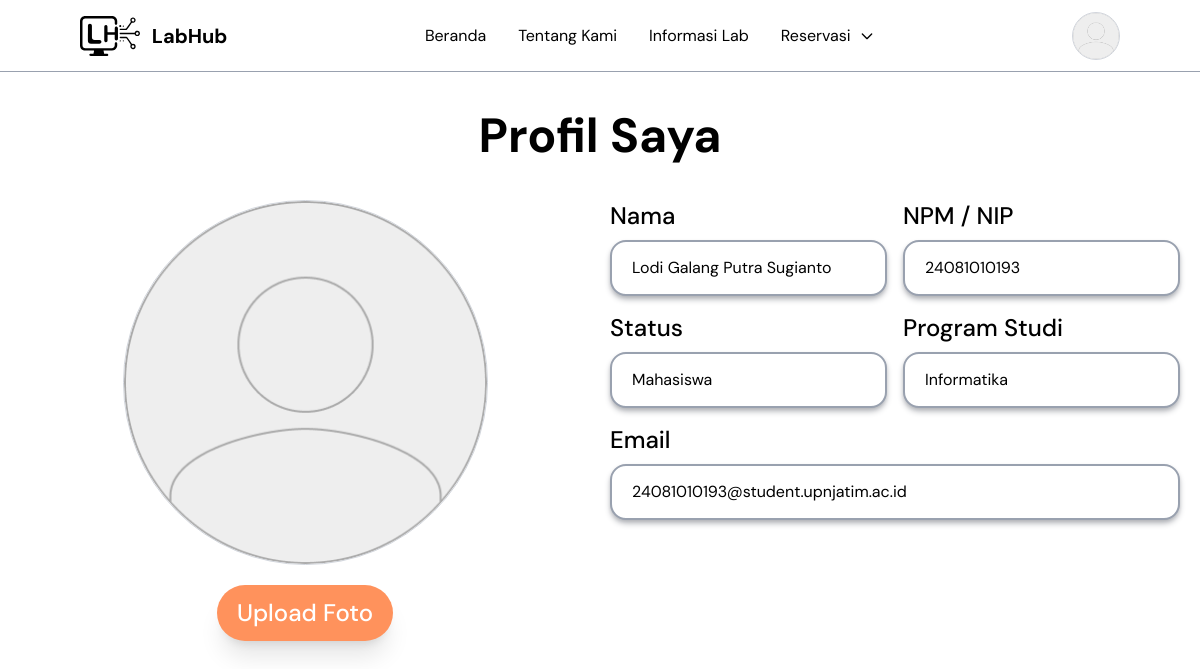
Screenshot of /index.php?page=ubah_profile (signed in) with the database file from the repository.
### tables this page shows
CREATE TABLE `users` (
  `id` int NOT NULL,
  `nama` varchar(100) NOT NULL,
  `email` varchar(100) NOT NULL,
  `password` varchar(255) NOT NULL,
  `foto_profile` varchar(255) DEFAULT NULL,
  `role` enum('user','admin') NOT NULL DEFAULT 'user',
  `status` enum('mahasiswa','dosen') NOT NULL,
  `npm` varchar(20) DEFAULT NULL,
  `program_studi_id` int DEFAULT NULL,
  `created_at` timestamp NULL DEFAULT CURRENT_TIMESTAMP,
  `reset_otp` varchar(10) DEFAULT NULL,
  `reset_otp_expired` datetime DEFAULT NULL,
  `reset_token` varchar(255) DEFAULT NULL
);

CREATE TABLE `program_studi` (
  `id` int NOT NULL,
  `nama_prodi` varchar(100) NOT NULL,
  `slug` varchar(100) NOT NULL,
  `kode_prodi` varchar(10) NOT NULL
);

### pages/ubah_profile.php (the view, shortened to what this page needs)
<?php
include __DIR__ . "/../config/config.php";
$stmt = mysqli_prepare(
    $conn,
    "SELECT users.*, program_studi.nama_prodi
    FROM users
    LEFT JOIN program_studi
    ON users.program_studi_id =
    program_studi.id
    WHERE users.id = ?"
);
mysqli_stmt_bind_param(
    $stmt,
    "i",
    $_SESSION['user_id']
);
mysqli_stmt_execute($stmt);
$result = mysqli_stmt_get_result($stmt);
$user = mysqli_fetch_assoc($result);
?>
<section class="min-h-screen py-10 px-5 xl:px-10 mt-18">
    <div class="max-w-7xl mx-auto flex flex-col gap-10">
        <h1 class="text-5xl font-bold text-center">
            Profil Saya
        </h1>
        <div class="grid grid-cols-1 lg:grid-cols-2 lg:gap-5 xl:gap-20 items-start">
            <div class="flex flex-col items-center gap-8">
                <form method="POST" enctype="multipart/form-data" class="flex flex-col items-center gap-5">
                    <img id="previewImage" src="<?= !empty($user['foto_profile'])
                        ? $user['foto_profile']
                        : 'assets/images/profile-default.png'; ?>" alt="Profile"
                        class="w-70 h-70 lg:h-91.25 lg:w-91.25 rounded-full object-cover border border-gray-300 hover:opacity-80 transition">
                    <button type="button" id="uploadButton"
                        class="bg-[#FF925C] text-white font-medium px-5 py-3 rounded-full hover:opacity-70 transition text-base sm:text-xl lg:text-2xl shadow-xl cursor-pointer">
                        Upload Foto
                    </button>
                </form>
            </div>
            <div class="grid grid-cols-1 md:grid-cols-2  gap-4 xl:gap-8">
                <div class="flex flex-col gap-2">
                    <label class="text-2xl font-medium">
                        Nama
                    </label>
                    <input type="text" value="<?= $user['nama']; ?>" readonly
                        class="w-full border-2 border-gray-400 rounded-2xl px-5 py-3.5 bg-white shadow-md shadow-[#AFB1B6] outline-none">
                </div>
                <div class="flex flex-col gap-2">
                    <label class="text-2xl font-medium">
                        NPM / NIP
                    </label>
                    <input type="text" value="<?= $user['npm']; ?>" readonly
                        class="w-full border-2 border-gray-400 rounded-2xl px-5 py-3.5 bg-white shadow-md shadow-[#AFB1B6] outline-none">
                </div>
                <div class="flex flex-col gap-2">
                    <label class="text-2xl font-medium">
                        Status
                    </label>
                    <input type="text" value="<?= ucfirst($user['status']); ?>" readonly
                        class="w-full border-2 border-gray-400 rounded-2xl px-5 py-3.5 bg-white shadow-md shadow-[#AFB1B6] outline-none">
                </div>
                <div class="flex flex-col gap-2">
                    <label class="text-2xl font-medium">
                        Program Studi
                    </label>
                    <input type="text" value="<?= $user['nama_prodi']; ?>" readonly
                        class="w-full border-2 border-gray-400 rounded-2xl px-5 py-3.5 bg-white shadow-md shadow-[#AFB1B6] outline-none">
                </div>
                <div class="flex flex-col gap-2 md:col-span-2">
                    <label class="text-2xl font-medium">
                        Email
                    </label>
                    <input type="email" value="<?= $user['email']; ?>" readonly
                        class="w-full border-2 border-gray-400 rounded-2xl px-5 py-3.5 bg-white shadow-md shadow-[#AFB1B6] outline-none">
                </div>
            </div>
        </div>
    </div>
</section>

### rows the page displays
users: nama "Lodi Galang Putra Sugianto", npm "24081010193", status "Mahasiswa", program_studi.nama_prodi "Informatika", email "24081010193@student.upnjatim.ac.id"
